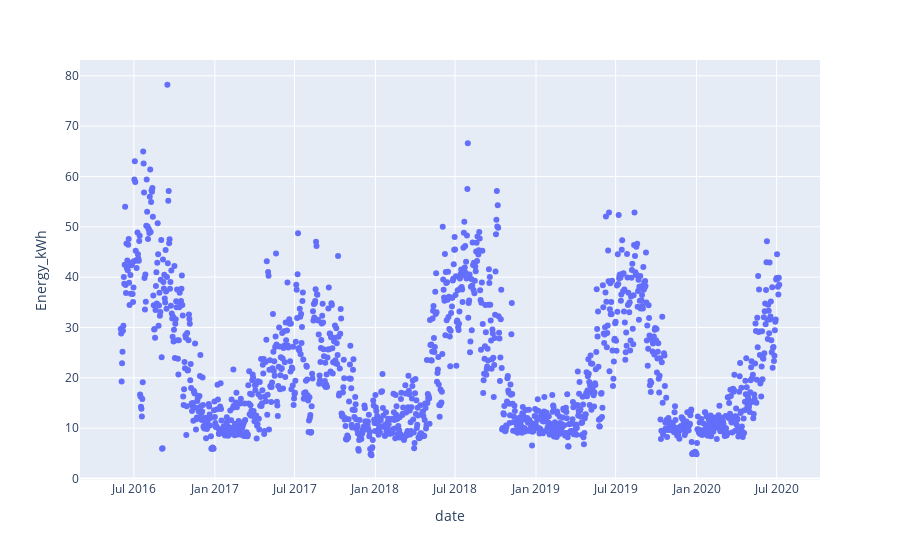

Notebook code for this chart:
### Markdown cell above
**Respuesta**:

### Code cell
eh = pd.read_csv("energia_homero.csv")
eh["date"] = pd.to_datetime(eh["date"])
eh.info()

px.scatter(eh, x="date", y="Energy_kWh", render_mode='markers')

### Figure 1 — Plotly figure (JSON) as saved in the notebook; plotly's stock layout.template omitted (floating-point values rounded to 4 significant figures; data arrays with more than 128 entries replaced by an {"elided": "..."} marker saying what was removed)
{"data": [{"hovertemplate": "date=%{x}<br>Energy_kWh=%{y}<extra></extra>", "legendgroup": "", "marker": {"color": "#636efa", "symbol": "circle"}, "mode": "markers", "name": "", "orientation": "v", "showlegend": false, "type": "scatter", "x": {"elided": "1498 str values"}, "xaxis": "x", "y": {"elided": "1498 float values"}, "yaxis": "y"}], "layout": {"legend": {"tracegroupgap": 0}, "margin": {"t": 60}, "xaxis": {"anchor": "y", "domain": [0, 1], "title": {"text": "date"}}, "yaxis": {"anchor": "x", "domain": [0, 1], "title": {"text": "Energy_kWh"}}}}
